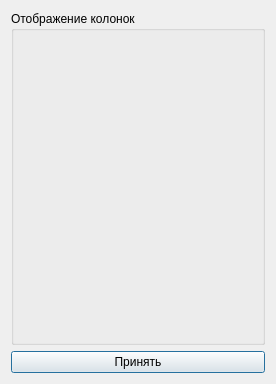
<?xml version="1.0" encoding="UTF-8"?>
<ui version="4.0">
 <class>view</class>
 <widget class="QDialog" name="view">
  <property name="geometry">
   <rect>
    <x>0</x>
    <y>0</y>
    <width>276</width>
    <height>384</height>
   </rect>
  </property>
  <property name="windowTitle">
   <string>Dialog</string>
  </property>
  <layout class="QGridLayout" name="gridLayout">
   <item row="0" column="0">
    <widget class="QGroupBox" name="groupBox">
     <property name="title">
      <string>Отображение колонок</string>
     </property>
    </widget>
   </item>
   <item row="1" column="0">
    <widget class="QPushButton" name="pushButton">
     <property name="text">
      <string>Принять</string>
     </property>
    </widget>
   </item>
  </layout>
 </widget>
 <resources/>
 <connections/>
</ui>
